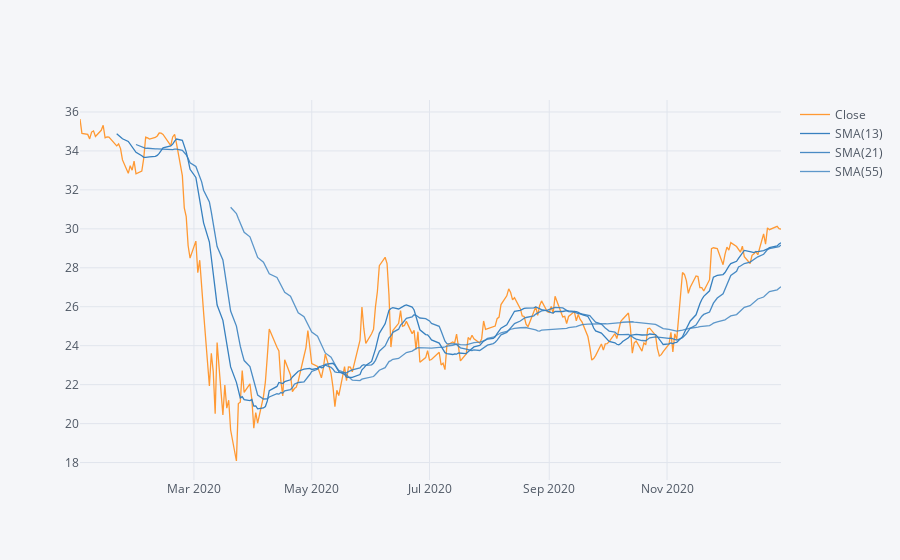

The notebook cell saved with this chart:
### Markdown cell above
Using .ta_plot(study='boll') to create a Bollinger Band Plot for Bank of America for the year 2020.

### Code cell
start = BAC.index.searchsorted(tz.localize(dt.datetime(2020, 1, 1)))
end = BAC.index.searchsorted(tz.localize(dt.datetime(2020, 12, 31)))
BAC['Close'].iloc[start:end].ta_plot(study='sma',periods=[13,21,55])

### Figure 1 — Plotly figure (JSON) as saved in the notebook; plotly's stock layout.template omitted (floating-point values rounded to 4 significant figures; data arrays with more than 128 entries replaced by an {"elided": "..."} marker saying what was removed)
{"data": [{"line": {"color": "rgba(255, 153, 51, 1.0)", "dash": "solid", "shape": "linear", "width": 1.3}, "mode": "lines", "name": "Close", "text": "", "type": "scatter", "x": {"elided": "252 str values"}, "y": {"elided": "252 float values"}}, {"line": {"color": "rgba(55, 128, 191, 1.0)", "dash": "solid", "shape": "linear", "width": 1.3}, "mode": "lines", "name": "SMA(13)", "text": "", "type": "scatter", "x": {"elided": "252 str values"}, "y": {"elided": "252 mixed values"}}, {"line": {"color": "rgba(55, 128, 191, 0.8999999999999999)", "dash": "solid", "shape": "linear", "width": 1.3}, "mode": "lines", "name": "SMA(21)", "text": "", "type": "scatter", "x": {"elided": "252 str values"}, "y": {"elided": "252 mixed values"}}, {"line": {"color": "rgba(55, 128, 191, 0.7999999999999998)", "dash": "solid", "shape": "linear", "width": 1.3}, "mode": "lines", "name": "SMA(55)", "text": "", "type": "scatter", "x": {"elided": "252 str values"}, "y": {"elided": "252 mixed values"}}], "layout": {"legend": {"bgcolor": "#F5F6F9", "font": {"color": "#4D5663"}}, "paper_bgcolor": "#F5F6F9", "plot_bgcolor": "#F5F6F9", "title": {"font": {"color": "#4D5663"}}, "xaxis": {"gridcolor": "#E1E5ED", "showgrid": true, "tickfont": {"color": "#4D5663"}, "title": {"font": {"color": "#4D5663"}, "text": ""}, "zerolinecolor": "#E1E5ED"}, "yaxis": {"gridcolor": "#E1E5ED", "showgrid": true, "tickfont": {"color": "#4D5663"}, "title": {"font": {"color": "#4D5663"}, "text": ""}, "zerolinecolor": "#E1E5ED"}}}
